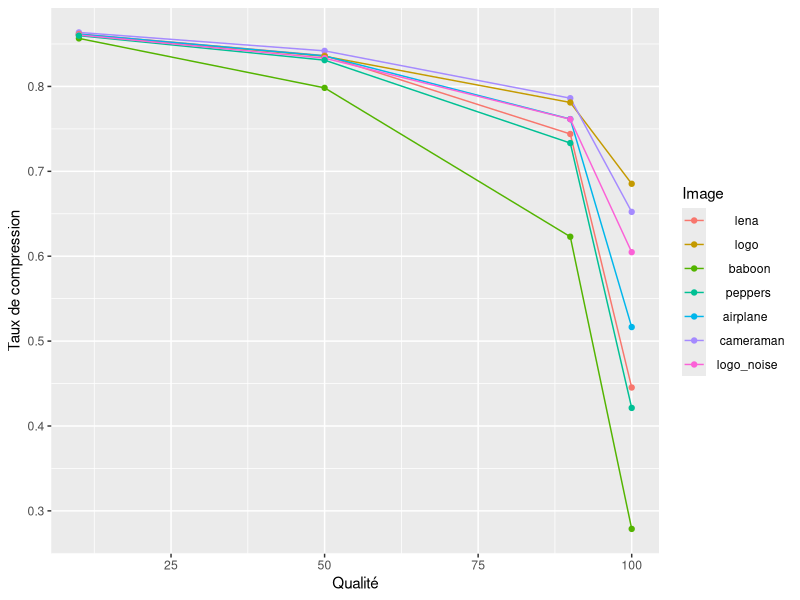

The R source for this figure:
library(ggplot2)

rates <- read.csv("data/rates.csv")

pdf("without_subsampling.pdf", height=6)

ggplot(rates, aes(x=Qualité, y=Taux.de.compression, color=Image)) +
    ylab("Taux de compression") +
    geom_line() + geom_point()

dev.off()
